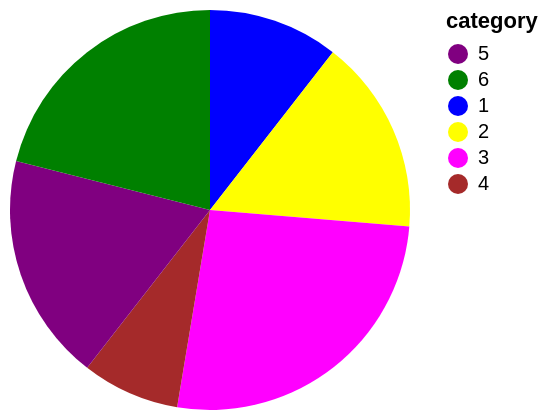

Write a Vega-Lite specification for this figure.
### Vega specification from a JSON file in a GitHub repository (floating-point values rounded to 4 significant figures)
{"$schema": "https://vega.github.io/schema/vega/v5.json", "description": "A simple pie chart with embedded data.", "background": "white", "padding": 5, "width": 200, "height": 200, "data": [{"name": "source_0", "values": [{"category": 1, "value": 4}, {"category": 2, "value": 6}, {"category": 3, "value": 10}, {"category": 4, "value": 3}, {"category": 5, "value": 7}, {"category": 6, "value": 8}]}, {"name": "data_0", "source": "source_0", "transform": [{"type": "stack", "groupby": [], "field": "value", "sort": {"field": ["category"], "order": ["ascending"]}, "as": ["value_start", "value_end"], "offset": "zero"}, {"type": "filter", "expr": "isValid(datum[\"value\"]) && isFinite(+datum[\"value\"])"}]}], "marks": [{"name": "marks", "type": "arc", "style": ["arc"], "from": {"data": "data_0"}, "encode": {"update": {"fill": {"scale": "color", "field": "category"}, "description": {"signal": "\"value: \" + (format(datum[\"value\"], \"\")) + \"; category: \" + (isValid(datum[\"category\"]) ? datum[\"category\"] : \"\"+datum[\"category\"])"}, "x": {"signal": "width", "mult": 0.5}, "y": {"signal": "height", "mult": 0.5}, "outerRadius": {"signal": "min(width,height)/2"}, "innerRadius": {"value": 0}, "startAngle": {"scale": "theta", "field": "value_end"}, "endAngle": {"scale": "theta", "field": "value_start"}}}}], "scales": [{"name": "theta", "type": "linear", "domain": {"data": "data_0", "fields": ["value_start", "value_end"]}, "range": [0, 6.283], "zero": true}, {"name": "color", "type": "ordinal", "domain": {"fields": [[5, 6], {"data": "data_0", "field": "category"}]}, "range": ["purple", "green", "blue", "yellow", "magenta", "brown"]}], "legends": [{"fill": "color", "symbolType": "circle", "title": "category"}]}
